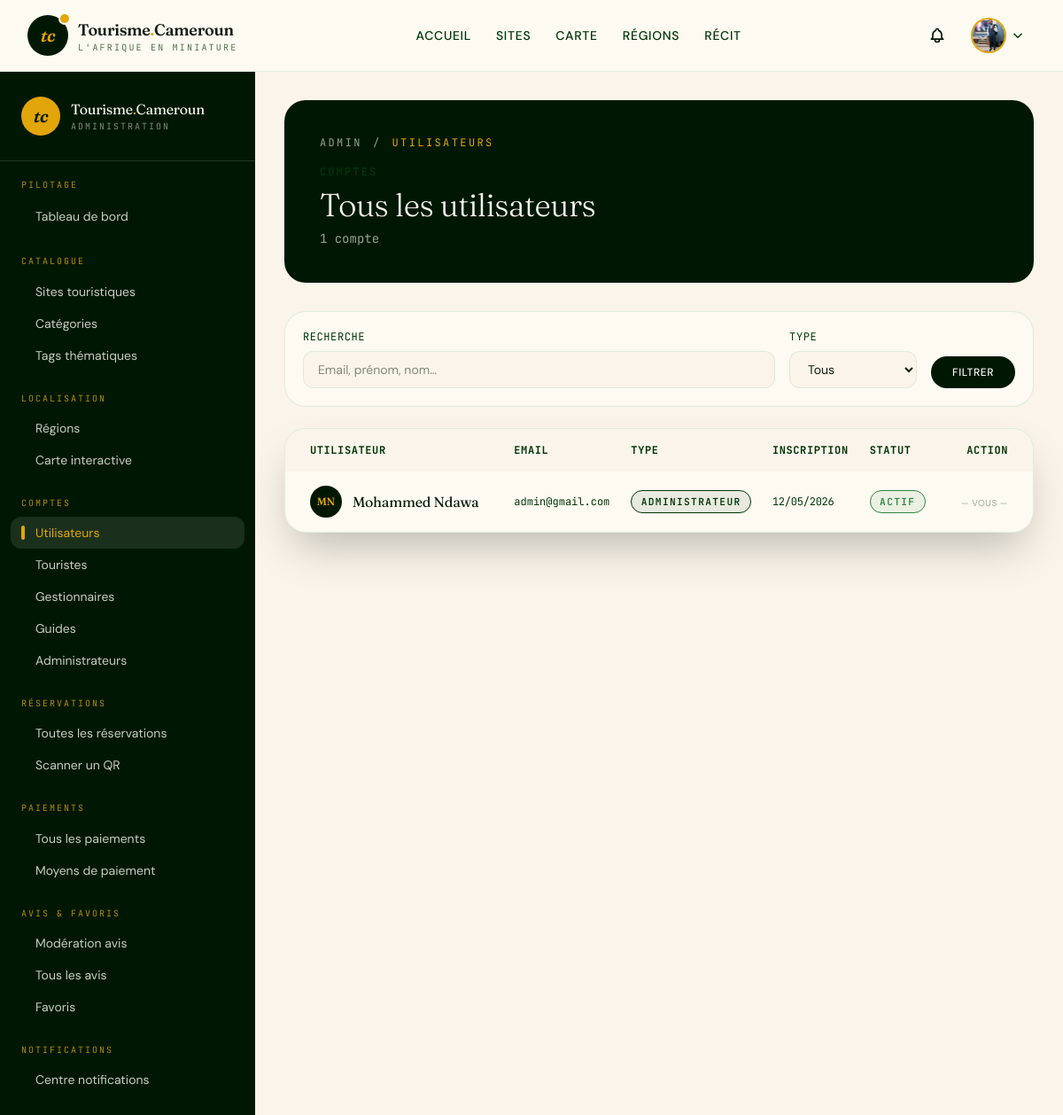
Before: /compte/admin/utilisateurs/ (signed in, upper part) with the older database file.
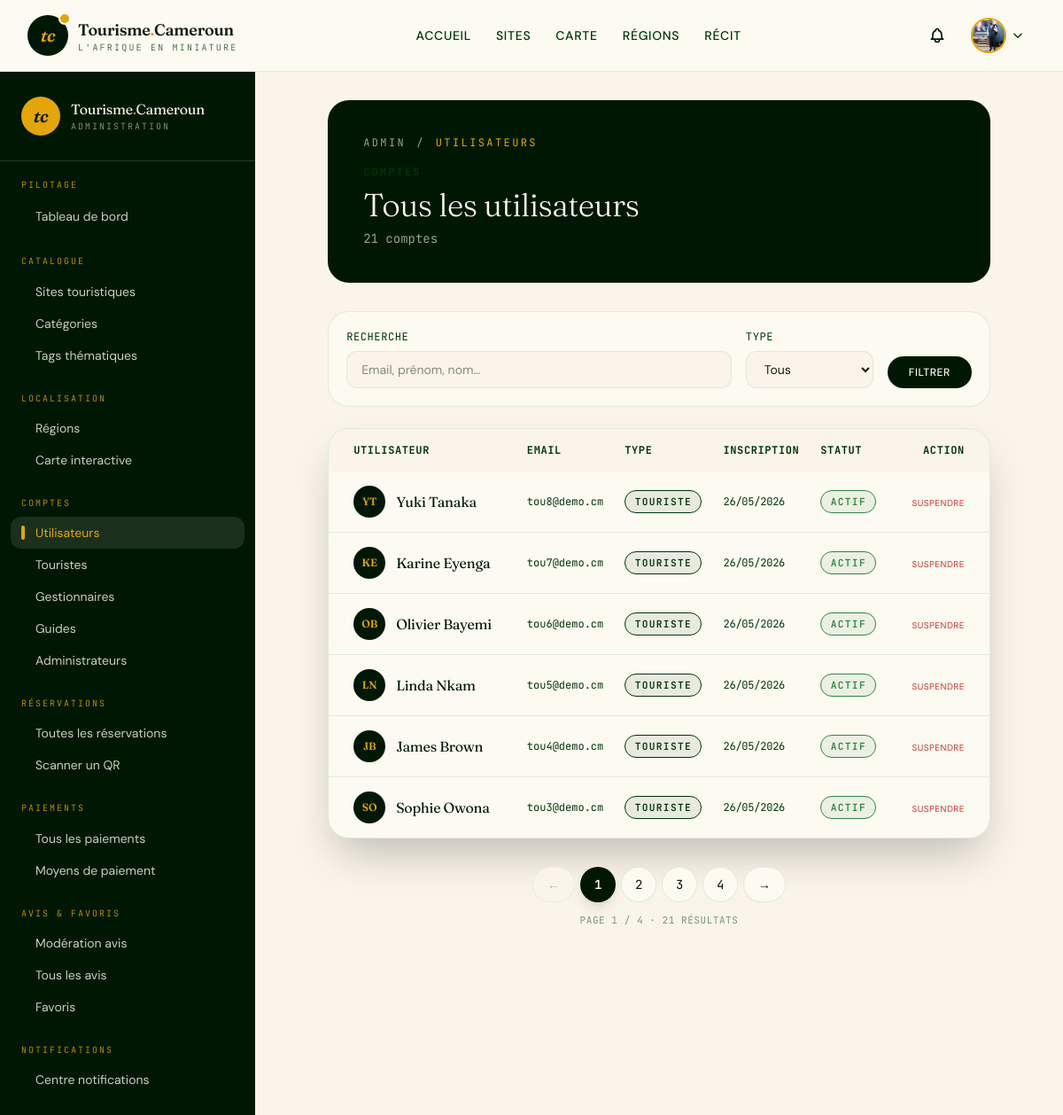
After: the same page with the newer database file.
### compte/models.py (models this page shows, shortened)
class User(AbstractUser):
    class UserType(models.TextChoices):
        TOURISTE = 'touriste', 'Touriste'
        GESTIONNAIRE = 'gestionnaire', 'Gestionnaire de site'
        GUIDE = 'guide', 'Guide touristique'
        ADMIN = 'admin', 'Administrateur'
    id = models.UUIDField(
        primary_key=True,
        default=uuid.uuid4,
        editable=False
    )
    username = None
    email = models.EmailField(
        unique=True,
        verbose_name="Adresse email"
    )
    telephone = models.CharField(
        max_length=20,
        blank=True,
        verbose_name="Téléphone",
        help_text="Format international : +237 6XX XXX XXX"
    )
    photo_profil = models.ImageField(
        upload_to='profiles/%Y/%m/',
        blank=True,
        null=True,
        verbose_name="Photo de profil"
    )
    type_user = models.CharField(
        max_length=20,
        choices=UserType.choices,
        default=UserType.TOURISTE,
        verbose_name="Type d'utilisateur"
    )
    date_inscription = models.DateTimeField(
        auto_now_add=True,
        verbose_name="Date d'inscription"
    )
    USERNAME_FIELD = 'email'
    REQUIRED_FIELDS = []  # Champs requis lors du createsuperuser, en plus de l'email
    objects = UserManager()
    class Meta:
        verbose_name = "Utilisateur"
        verbose_name_plural = "Utilisateurs"
        ordering = ['-date_inscription']
        indexes = [
            models.Index(fields=['email']),
            models.Index(fields=['type_user']),
        ]
    @property
    def nom_complet(self):
        return f"{self.first_name} {self.last_name}".strip()

### compte/views.py (the view)
# urls.py: path('admin/utilisateurs/',    views.admin_liste_utilisateurs,    name='admin_liste_utilisateurs'),
@login_required
@user_passes_test(est_admin, login_url='compte:connexion')
def admin_liste_utilisateurs(request):
    q = request.GET.get('q', '').strip()
    type_filter = request.GET.get('type', '').strip()
    qs = User.objects.all().order_by('-date_inscription')
    if q:
        qs = qs.filter(
            Q(email__icontains=q) | Q(first_name__icontains=q) | Q(last_name__icontains=q)
        )
    if type_filter in ('touriste', 'gestionnaire', 'guide', 'admin'):
        qs = qs.filter(type_user=type_filter)
    total = qs.count()
    page_obj = paginer(request, qs)
    return render(request, 'compte/utilisateur/liste_utilisateur.html', {
        'utilisateurs': page_obj,
        'page_obj': page_obj,
        'q': q,
        'type_filter': type_filter,
        'total': total,
        'page_title': 'Utilisateurs',
    })

### compte/views.py (called while the page is built)
def est_admin(user):
    return user.is_authenticated and user.type_user == 'admin'

def paginer(request, queryset, par_page=6):
    paginator = Paginator(queryset, par_page)
    return paginator.get_page(request.GET.get('page'))

### core/context_processors.py (called while the page is built)
def paiement_settings(request):
    return {
        'PAIEMENT_MODE_MOCK': getattr(settings, 'PAIEMENT_MODE_MOCK', False),
    }

def notifications_context(request):
    if not getattr(request, 'user', None) or not request.user.is_authenticated:
        return {'nb_notif_non_lues': 0, 'notif_recentes': []}
    try:
        from notifications.models import Notification
        qs = (Notification.objects
            .filter(destinataire=request.user)
            .exclude(statut=Notification.Statut.LUE)
            .order_by('-created_at')
        )
        return {
            'nb_notif_non_lues': qs.count(),
            'notif_recentes': list(qs[:5]),
        }
    except Exception:  # noqa: BLE001
        return {'nb_notif_non_lues': 0, 'notif_recentes': []}

### core/templatetags/string_filters.py (called while the page is built)
@register.filter(name='split')
def split(value, separator=','):
    if value is None:
        return []
    return str(value).split(separator)

### templates/compte/utilisateur/liste_utilisateur.html (shortened to what the changed rows need)
{% extends "base.html" %}
{% block content %}
<div class="max-w-[1400px] mx-auto px-4 sm:px-6 lg:px-8 py-8">
  <header class="bg-foret-900 text-base-100 rounded-3xl p-7 lg:p-10 relative overflow-hidden mb-8">
    <nav class="relative flex items-center gap-3 text-xs font-mono uppercase tracking-[0.2em] text-base-100/60 mb-4">
      <a href="{% url 'compte:dashbord_admin' %}" class="hover:text-accent transition">Admin</a>
      <span>/</span>
      <span class="text-accent">Utilisateurs</span>
    </nav>
    <p class="relative eyebrow text-accent mb-2">Comptes</p>
    <h1 class="relative font-display text-3xl lg:text-4xl font-light">Tous les utilisateurs</h1>
    <p class="relative text-sm text-base-100/60 mt-2 font-mono">
      {{ total }} compte{{ total|pluralize }}{% if q %} pour « {{ q }} »{% endif %}
    </p>
  </header>
  <form method="get" class="bg-base-100 border border-foret-100/60 rounded-3xl p-5 mb-6 flex flex-wrap gap-4 items-end">
    <div class="flex-1 min-w-[200px]">
    </div>
    <div>
    </div>
    <button type="submit" class="bg-foret-900 text-base-100 rounded-full px-6 py-2.5 text-xs font-medium uppercase tracking-wider hover:bg-foret-700 transition">Filtrer</button>
  </form>
  {% if utilisateurs %}
  <div class="bg-base-100 border border-foret-100/60 rounded-3xl shadow-2xl overflow-hidden">
    <div class="overflow-x-auto">
      <table class="w-full text-sm">
        <thead class="bg-sable-50 text-xs font-mono uppercase tracking-wider text-foret-700">
          <tr>
            <th class="px-7 py-4 text-left">Utilisateur</th>
            <th class="px-3 py-4 text-left">Email</th>
            <th class="px-3 py-4 text-left">Type</th>
            <th class="px-3 py-4 text-left">Inscription</th>
            <th class="px-3 py-4 text-left">Statut</th>
            <th class="px-7 py-4 text-right">Action</th>
          </tr>
        </thead>
        <tbody class="divide-y divide-foret-100/60">
          {% for membre in utilisateurs %}
          <tr class="hover:bg-sable-50/60 transition">
            <td class="px-7 py-4">
              <div class="flex items-center gap-3">
                <div class="w-9 h-9 rounded-full bg-foret-900 text-accent grid place-items-center font-display text-xs font-semibold">
                  {{ membre.first_name|first|upper }}{{ membre.last_name|first|upper }}
                </div>
                <p class="font-display text-base text-foret-900">{{ membre.nom_complet|default:membre.email }}</p>
              </div>
            </td>
            <td class="px-3 py-4 font-mono text-xs text-foret-700">{{ membre.email }}</td>
            <td class="px-3 py-4">
              <span class="badge-stamp text-foret-700 border-foret-700/40 text-[10px]">{{ membre.get_type_user_display }}</span>
            </td>
            <td class="px-3 py-4 font-mono-num text-xs text-foret-700">{{ membre.date_inscription|date:"d/m/Y" }}</td>
            <td class="px-3 py-4">
              {% if membre.is_active %}
                <span class="badge-stamp text-success border-success/40 text-[10px]">Actif</span>
              {% else %}
                <span class="badge-stamp text-error border-error/40 text-[10px]">Suspendu</span>
              {% endif %}
            </td>
            <td class="px-7 py-4 text-right">
              {% if membre != request.user %}
              <form method="post" action="{% url 'compte:admin_toggle_user_actif' user_id=membre.id %}" class="inline">
                {% if membre.is_active %}
                <button type="submit" class="text-[10px] uppercase tracking-wider text-error hover:underline decoration-dotted underline-offset-4">Suspendre</button>
                {% else %}
                <button type="submit" class="text-[10px] uppercase tracking-wider text-success hover:underline decoration-dotted underline-offset-4">Réactiver</button>
                {% endif %}
              </form>
              {% else %}
              <span class="text-[10px] uppercase tracking-wider text-foret-700/40">— vous —</span>
              {% endif %}
            </td>
          </tr>
          {% endfor %}
        </tbody>
      </table>
    </div>
  </div>
  {% include "partials/_pagination.html" %}
  {% endif %}
</div>
{% endblock %}

### templates/partials/_navbar.html (shortened to what the changed rows need)
{% load static %}
<nav class="sticky top-0 z-40 bg-base-100/90 backdrop-blur-md border-b border-foret-100/60"
     x-data="{ mobileOpen: false, userOpen: false, scrolled: false }"
     @scroll.window="scrolled = window.scrollY > 8"
     :class="scrolled ? 'shadow-[0_8px_24px_-12px_oklch(20%_0.03_145/0.18)]' : ''">
  <div class="max-w-7xl mx-auto px-4 sm:px-6 lg:px-8">
    <div class="flex items-center justify-between h-20">
      <div class="flex items-center gap-3">
        {% if user.is_authenticated %}
          <div class="hidden md:block relative" @click.away="userOpen = false">
            <button @click="userOpen = !userOpen"
                    class="flex items-center gap-2 pl-2 pr-3 py-1.5 rounded-full hover:bg-sable-50 transition">
              {% if user.photo_profil %}
                <img src="{{ user.photo_profil.url }}" alt="" class="w-9 h-9 rounded-full object-cover ring-2 ring-accent">
              {% else %}
                <div class="w-9 h-9 rounded-full bg-foret-900 text-accent grid place-items-center font-display text-sm font-semibold ring-2 ring-accent/40">
                  {{ user.first_name|first|upper }}{{ user.last_name|first|upper|default:'' }}
                </div>
              {% endif %}
              <svg class="w-3.5 h-3.5 text-foret-700" :class="userOpen ? 'rotate-180' : ''" fill="none" stroke="currentColor" viewBox="0 0 24 24" style="transition: transform 0.2s;">
                <path stroke-linecap="round" stroke-linejoin="round" stroke-width="2.5" d="M19 9l-7 7-7-7"/>
              </svg>
            </button>
          </div>
        {% endif %}
      </div>
    </div>
  </div>
</nav>

Changed rows visible on the page:
no longer on one of the page's lists (row edited): User: first_name|first "M", last_name|first "N", nom_complet "Mohammed Ndawa", email "admin@gmail.com", type_user "ADMINISTRATEUR", date_inscription "12/05/2026"
added User: first_name|first "Y", last_name|first "T", nom_complet "Yuki Tanaka", email "tou8@demo.cm", type_user "TOURISTE", date_inscription "26/05/2026", is_active "ACTIF"
added User: first_name|first "K", last_name|first "E", nom_complet "Karine Eyenga", email "tou7@demo.cm", type_user "TOURISTE", date_inscription "26/05/2026", is_active "ACTIF"
added User: first_name|first "O", last_name|first "B", nom_complet "Olivier Bayemi", email "tou6@demo.cm", type_user "TOURISTE", date_inscription "26/05/2026", is_active "ACTIF"
added User: first_name|first "L", last_name|first "N", nom_complet "Linda Nkam", email "tou5@demo.cm", type_user "TOURISTE", date_inscription "26/05/2026", is_active "ACTIF"
added User: first_name|first "J", last_name|first "B", nom_complet "James Brown", email "tou4@demo.cm", type_user "TOURISTE", date_inscription "26/05/2026", is_active "ACTIF"
added User: first_name|first "S", last_name|first "O", nom_complet "Sophie Owona", email "tou3@demo.cm", type_user "TOURISTE", date_inscription "26/05/2026", is_active "ACTIF"
Other visible differences:
{{ total }}: "1" → "21"
{{ page_obj.number }}: (not shown) → "1"
{{ page_obj.paginator.num_pages }}: (not shown) → "4"
{{ page_obj.paginator.count }}: (not shown) → "21"
text now shown: "← → PAGE / · RÉSULTAT"
new list line: "1"
new list line: "2"
new list line: "3"
new list line: "4"
